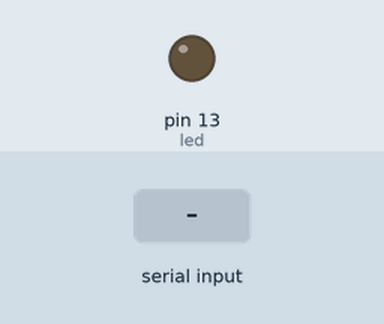
A sketch run on a simulated Arduino Uno, built with avr-gcc and run on an emulated ATmega328P. Shown: output pins drawn as LEDs (lit = HIGH). Inputs (shaded band) come from the test bench.

Above: at 1.2 s.
1.3 s: "l" received over Serial
At 2.0 s:
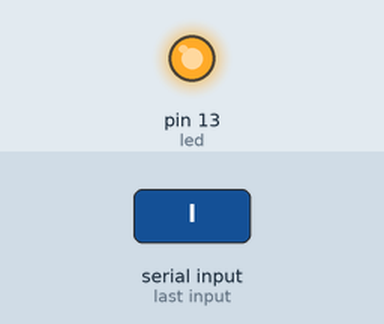
2.8 s: "d" received over Serial
At 3.1 s:
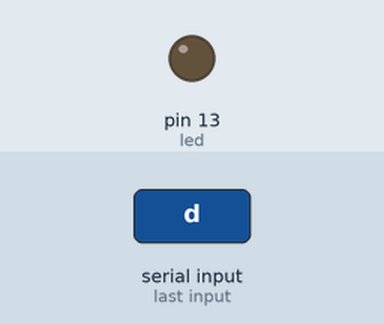
Timing chart, 0 to 5.8 s (numbered marks = the images above; inputs shaded):
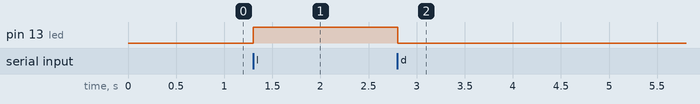

The sketch:

ex010.ino
```cpp
// 10) Utilizar o monitor serial para controlar um led. Aqui a letra l liga o led e a letra d irá desligar o led

int led = 13;
char valor;

void setup() {
  Serial.begin(9600);
  pinMode(led, OUTPUT);
}

void loop() {
  valor = Serial.read();

  if (valor == 'l')
  {
    digitalWrite(led, HIGH);
  }
  else if (valor == 'd')
  {
    digitalWrite(led, LOW);
  }

  delay(1);
}
```

Measured:
- after the input at 1.3 s, pin 13 (led): LOW → HIGH at once
- after the input at 2.8 s, pin 13 (led): HIGH → LOW at once
